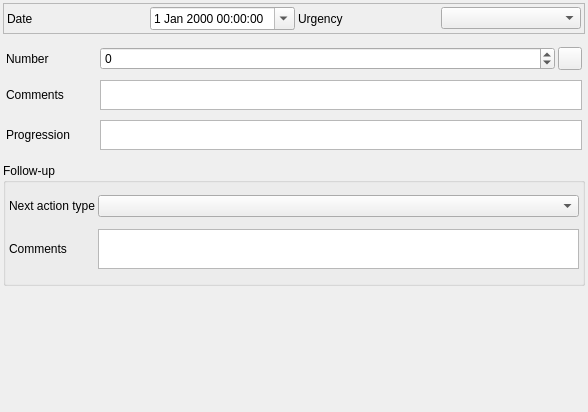
<?xml version="1.0" encoding="UTF-8"?>
<ui version="4.0">
 <class>Form_base3_wds</class>
 <widget class="QWidget" name="Form_base3_wds">
  <property name="geometry">
   <rect>
    <x>0</x>
    <y>0</y>
    <width>588</width>
    <height>412</height>
   </rect>
  </property>
  <property name="windowTitle">
   <string>Form</string>
  </property>
  <layout class="QVBoxLayout" name="verticalLayout">
   <property name="spacing">
    <number>3</number>
   </property>
   <property name="leftMargin">
    <number>3</number>
   </property>
   <property name="topMargin">
    <number>3</number>
   </property>
   <property name="rightMargin">
    <number>3</number>
   </property>
   <property name="bottomMargin">
    <number>3</number>
   </property>
   <item>
    <widget class="QFrame" name="frame">
     <property name="frameShape">
      <enum>QFrame::StyledPanel</enum>
     </property>
     <property name="frameShadow">
      <enum>QFrame::Raised</enum>
     </property>
     <layout class="QGridLayout" name="gridLayout_3">
      <property name="leftMargin">
       <number>3</number>
      </property>
      <property name="topMargin">
       <number>3</number>
      </property>
      <property name="rightMargin">
       <number>3</number>
      </property>
      <property name="bottomMargin">
       <number>3</number>
      </property>
      <property name="spacing">
       <number>3</number>
      </property>
      <item row="0" column="2">
       <widget class="QLabel" name="label_5">
        <property name="text">
         <string>Urgency</string>
        </property>
       </widget>
      </item>
      <item row="0" column="0">
       <widget class="QLabel" name="label">
        <property name="text">
         <string>Date</string>
        </property>
       </widget>
      </item>
      <item row="0" column="1">
       <widget class="QDateTimeEdit" name="dateTimeEdit">
        <property name="calendarPopup">
         <bool>true</bool>
        </property>
       </widget>
      </item>
      <item row="0" column="3">
       <widget class="QComboBox" name="comboBox_urgence"/>
      </item>
     </layout>
    </widget>
   </item>
   <item>
    <widget class="QStackedWidget" name="stackedWidget">
     <property name="currentIndex">
      <number>0</number>
     </property>
     <widget class="QWidget" name="page">
      <layout class="QGridLayout" name="gridLayout" columnstretch="1,5,1">
       <property name="leftMargin">
        <number>3</number>
       </property>
       <property name="topMargin">
        <number>3</number>
       </property>
       <property name="rightMargin">
        <number>3</number>
       </property>
       <property name="bottomMargin">
        <number>3</number>
       </property>
       <property name="spacing">
        <number>3</number>
       </property>
       <item row="5" column="0">
        <widget class="QLabel" name="label_6">
         <property name="text">
          <string>Progression</string>
         </property>
        </widget>
       </item>
       <item row="1" column="0">
        <widget class="QLabel" name="label_2">
         <property name="text">
          <string>Number</string>
         </property>
        </widget>
       </item>
       <item row="1" column="1">
        <widget class="QSpinBox" name="spinBox_nombre">
         <property name="minimum">
          <number>-1</number>
         </property>
         <property name="maximum">
          <number>999999</number>
         </property>
        </widget>
       </item>
       <item row="3" column="0">
        <widget class="QLabel" name="label_7">
         <property name="text">
          <string>Comments</string>
         </property>
        </widget>
       </item>
       <item row="1" column="2">
        <widget class="QToolButton" name="toolButton_calc_nb">
         <property name="text">
          <string/>
         </property>
         <property name="icon">
          <iconset>
           <normaloff>:/plugins/Lamia/icons/numpad.png</normaloff>:/plugins/Lamia/icons/numpad.png</iconset>
         </property>
        </widget>
       </item>
       <item row="3" column="1" colspan="2">
        <widget class="QTextEdit" name="textEdit_comm">
         <property name="sizePolicy">
          <sizepolicy hsizetype="Expanding" vsizetype="Expanding">
           <horstretch>0</horstretch>
           <verstretch>0</verstretch>
          </sizepolicy>
         </property>
         <property name="maximumSize">
          <size>
           <width>16777215</width>
           <height>30</height>
          </size>
         </property>
        </widget>
       </item>
       <item row="5" column="1" colspan="2">
        <widget class="QTextEdit" name="textEdit_evolution">
         <property name="sizePolicy">
          <sizepolicy hsizetype="Expanding" vsizetype="Expanding">
           <horstretch>0</horstretch>
           <verstretch>0</verstretch>
          </sizepolicy>
         </property>
         <property name="maximumSize">
          <size>
           <width>16777215</width>
           <height>30</height>
          </size>
         </property>
        </widget>
       </item>
      </layout>
     </widget>
     <widget class="QWidget" name="page_2">
      <layout class="QVBoxLayout" name="verticalLayout_3">
       <property name="spacing">
        <number>3</number>
       </property>
       <property name="leftMargin">
        <number>3</number>
       </property>
       <property name="topMargin">
        <number>3</number>
       </property>
       <property name="rightMargin">
        <number>3</number>
       </property>
       <property name="bottomMargin">
        <number>3</number>
       </property>
       <item>
        <widget class="QStackedWidget" name="stackedWidget_2">
         <property name="currentIndex">
          <number>2</number>
         </property>
         <widget class="QWidget" name="page_4">
          <layout class="QGridLayout" name="gridLayout_2">
           <item row="0" column="0">
            <widget class="QLabel" name="label_3">
             <property name="text">
              <string>Etat général</string>
             </property>
            </widget>
           </item>
           <item row="0" column="1">
            <widget class="QComboBox" name="comboBox_etatgen"/>
           </item>
          </layout>
         </widget>
         <widget class="QWidget" name="page_5">
          <layout class="QGridLayout" name="gridLayout_5">
           <item row="0" column="0">
            <widget class="QLabel" name="label_11">
             <property name="text">
              <string>Etat général</string>
             </property>
             <property name="wordWrap">
              <bool>true</bool>
             </property>
            </widget>
           </item>
           <item row="1" column="0">
            <widget class="QLabel" name="label_12">
             <property name="text">
              <string>Index compteur</string>
             </property>
             <property name="wordWrap">
              <bool>true</bool>
             </property>
            </widget>
           </item>
           <item row="1" column="1">
            <widget class="QSpinBox" name="spinBox_indexcompteur">
             <property name="minimum">
              <number>-1</number>
             </property>
             <property name="maximum">
              <number>999999999</number>
             </property>
            </widget>
           </item>
           <item row="1" column="2">
            <widget class="QToolButton" name="toolButton_indexcompteur">
             <property name="text">
              <string>...</string>
             </property>
            </widget>
           </item>
           <item row="0" column="1" colspan="2">
            <widget class="QComboBox" name="comboBox_etatgen2"/>
           </item>
          </layout>
         </widget>
         <widget class="QWidget" name="page_8"/>
        </widget>
       </item>
      </layout>
     </widget>
     <widget class="QWidget" name="page_3">
      <layout class="QVBoxLayout" name="verticalLayout_2">
       <item>
        <widget class="QStackedWidget" name="stackedWidget_3">
         <property name="currentIndex">
          <number>0</number>
         </property>
         <widget class="QWidget" name="page_6">
          <layout class="QGridLayout" name="gridLayout_6">
           <item row="0" column="0">
            <widget class="QLabel" name="label_9">
             <property name="text">
              <string>Cover condition</string>
             </property>
            </widget>
           </item>
           <item row="0" column="1">
            <widget class="QComboBox" name="comboBox_etattampon"/>
           </item>
           <item row="1" column="0">
            <widget class="QLabel" name="label_10">
             <property name="text">
              <string>Manhole condition</string>
             </property>
            </widget>
           </item>
           <item row="1" column="1">
            <widget class="QComboBox" name="comboBox_etatregard"/>
           </item>
          </layout>
         </widget>
         <widget class="QWidget" name="page_7"/>
        </widget>
       </item>
      </layout>
     </widget>
    </widget>
   </item>
   <item>
    <widget class="QGroupBox" name="groupBox">
     <property name="title">
      <string>Follow-up</string>
     </property>
     <layout class="QGridLayout" name="gridLayout_4">
      <property name="leftMargin">
       <number>3</number>
      </property>
      <property name="topMargin">
       <number>3</number>
      </property>
      <property name="rightMargin">
       <number>3</number>
      </property>
      <property name="bottomMargin">
       <number>3</number>
      </property>
      <property name="spacing">
       <number>3</number>
      </property>
      <item row="1" column="0">
       <widget class="QLabel" name="label_8">
        <property name="text">
         <string>Comments</string>
        </property>
       </widget>
      </item>
      <item row="0" column="1">
       <widget class="QComboBox" name="comboBox_typesuite"/>
      </item>
      <item row="1" column="1">
       <widget class="QTextEdit" name="textEdit_suite">
        <property name="sizePolicy">
         <sizepolicy hsizetype="Expanding" vsizetype="Expanding">
          <horstretch>0</horstretch>
          <verstretch>0</verstretch>
         </sizepolicy>
        </property>
        <property name="maximumSize">
         <size>
          <width>16777215</width>
          <height>40</height>
         </size>
        </property>
       </widget>
      </item>
      <item row="0" column="0">
       <widget class="QLabel" name="label_4">
        <property name="text">
         <string>Next action type</string>
        </property>
       </widget>
      </item>
     </layout>
    </widget>
   </item>
   <item>
    <spacer name="verticalSpacer">
     <property name="orientation">
      <enum>Qt::Vertical</enum>
     </property>
     <property name="sizeHint" stdset="0">
      <size>
       <width>20</width>
       <height>40</height>
      </size>
     </property>
    </spacer>
   </item>
  </layout>
 </widget>
 <resources/>
 <connections/>
</ui>
